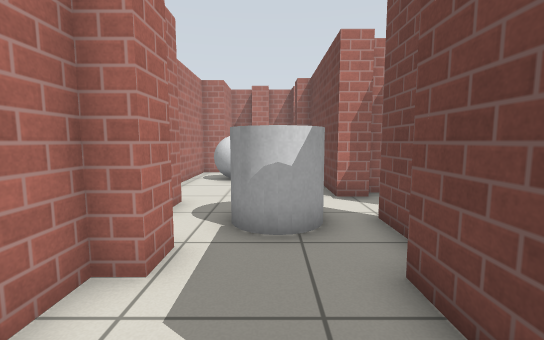
View 1 (above)

14 first-person views from a walk through a world built for the Gazebo simulator. The camera is 0.86 m above the floor, tilts 6° down and sees 90° across. The lines on the ground mark 1 m squares. The floor is counted in squares, 0.5 m on a side. Each view is taken from the middle of a square. On the plan, view 1 faces up. The plan holds only what a view shows up to about 15 squares ahead; the rest is blank. Gazebo's built-in surfaces are drawn with simple patterns.

View 2
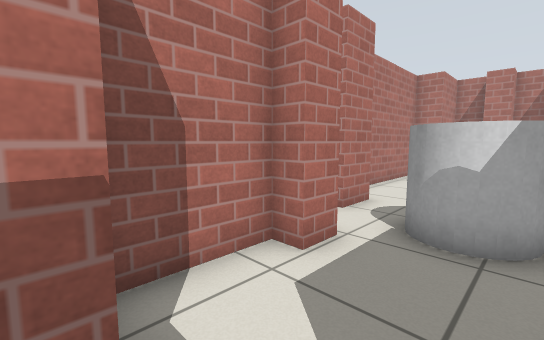

View 3
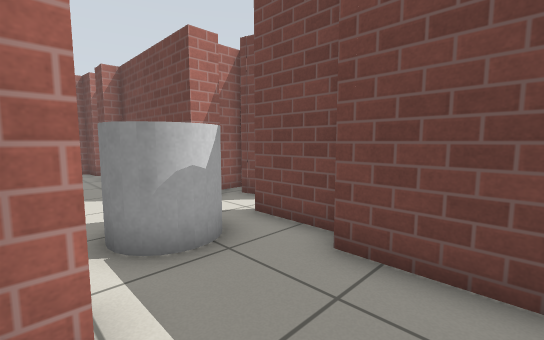

View 4
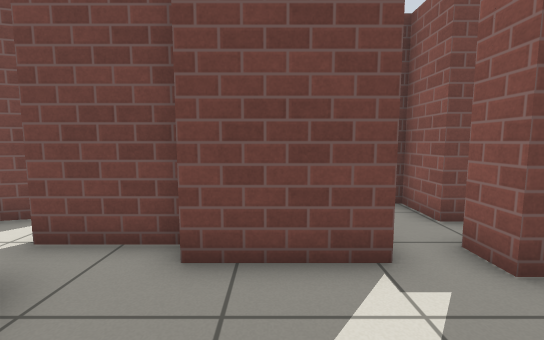

View 5
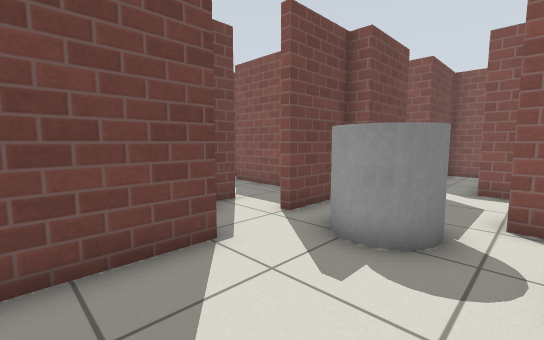

View 6
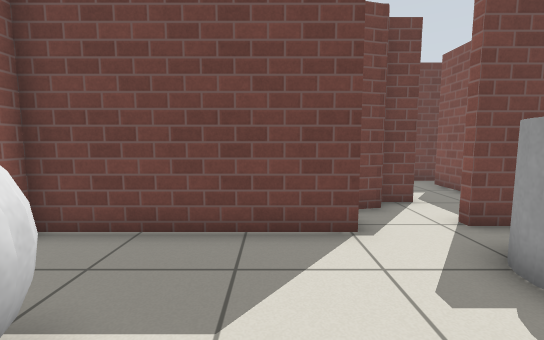

View 7
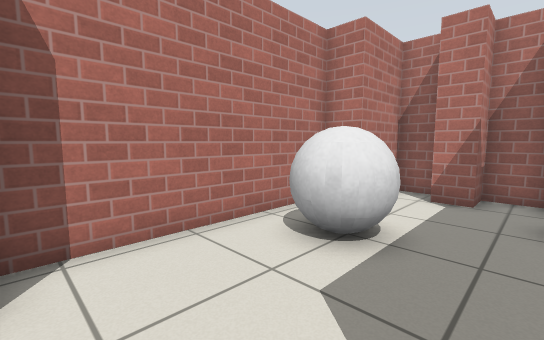

View 8
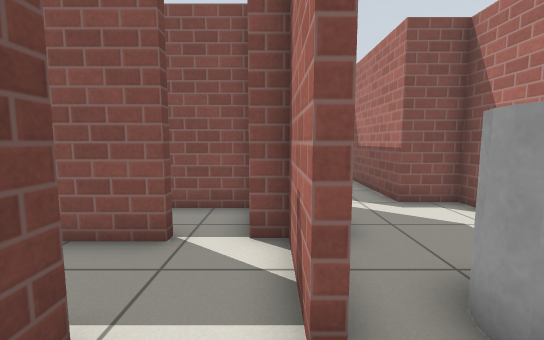

View 9
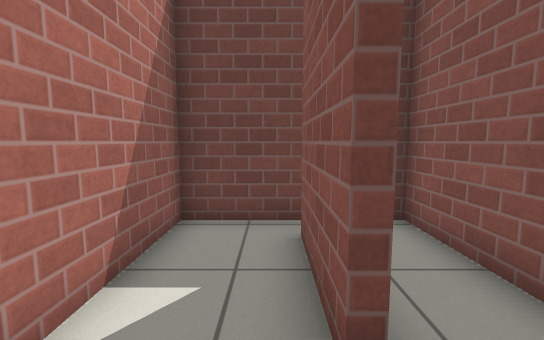

View 10
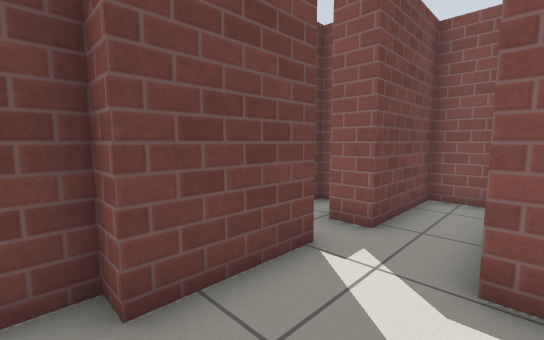

View 11
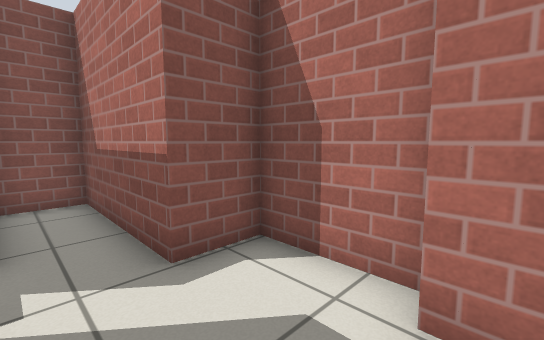

View 12
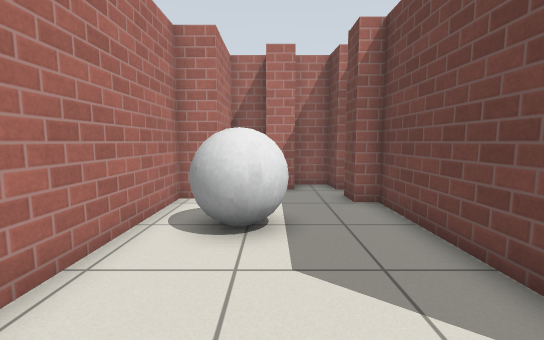

View 13
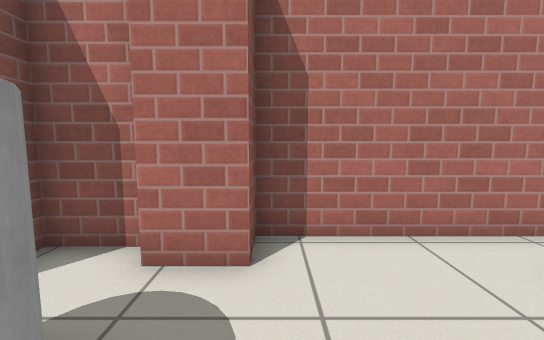

View 14
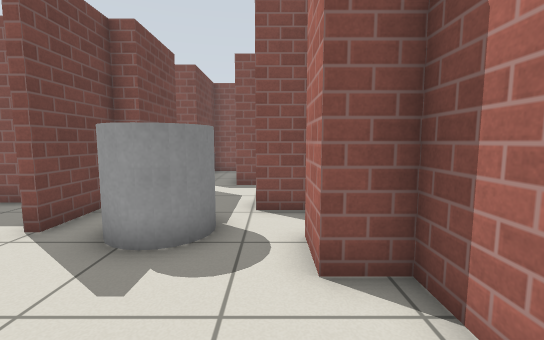

### Floor plan
Ten units are one square. View 1 is at (0, 0); x grows to the right and y downward. Boxes are objects, and circles mark ways between rooms. Rooms are numbered by the first view taken in them; rooms with no view inside come last. Other rooms are left out.
<svg viewBox="-43 -183 136 236">
<path fill="none" stroke="#000" d="M20 -84 20 -146 13 -146 13 -155M-33 -59 -33 -43 -16 -43 -16 -33 -23 -33 -23 -4 -6 -4 -6 48 13 48 13 11 24 11M24 -33 24 -60M17 -3 17 -33M13 -166 13 -178 -2 -178 -2 -166 -13 -166M37 29 37 16 55 16M-11 -178 -26 -178 -26 -151 -38 -151 -38 -77 -26 -77 -26 -61M40 -71 37 -81M31 -84 20 -84M46 -60 46 -70M45 -91 32 -91M48 -35 79 -35M27 -60 27 -33 35 -33M88 -31 88 -60 46 -60M35 -11 88 -11 88 -31"/>
<rect x="-25" y="-135" width="20" height="20" fill="#bbb"><title>grey ball</title></rect>
<rect x="-15" y="-75" width="30" height="30" fill="#bbb"><title>grey cylinder</title></rect>
<circle cx="20" cy="-75" r="3" fill="#2a7"/>
<circle cx="30" cy="-60" r="3" fill="#2a7"/>
<circle cx="40" cy="-30" r="3" fill="#2a7"/>
<circle cx="80" cy="-30" r="3" fill="#2a7"/>
<text x="0" y="-70">1</text>
<text x="30" y="-70">2</text>
<text x="50" y="-50">3</text>
<text x="60" y="-20">4</text>
</svg>
Room 1 opens to room 2. Room 2 opens to room 3. Room 3 opens to room 4.

Where each view was taken, in squares from view 1:
view 1: 0 up, 0 right, facing up
view 2: 0 up, 1 right, facing up-left
view 3: 1 up, 2 left, facing up-right
view 4: 2 up, 2 left, facing right
view 5: 11 up, 2 left, facing down-right
view 6: 10 up, 3 left, facing right
view 7: 8 up, 1 right, facing up-left
view 8: 8 up, 3 right, facing down
view 9: 4 up, 3 right, facing right
view 10: 4 up, 1 left, facing down-right
view 11: 4 up, 1 right, facing down-left
view 12: 7 up, 1 left, facing up
view 13: 8 up, 1 right, facing left
view 14: 11 up, 2 left, facing down
